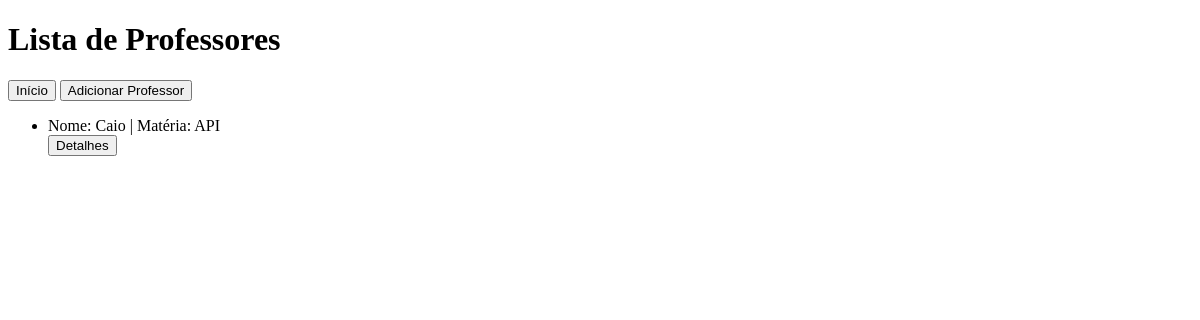
The app's page /professores, older data.
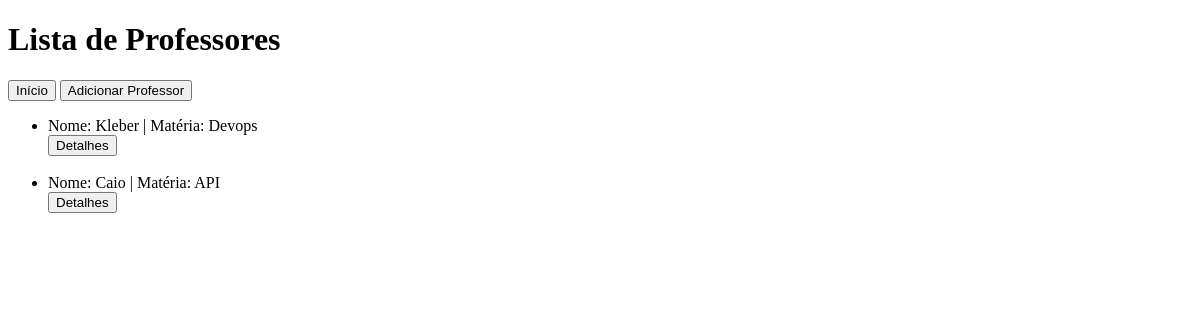
The same page, newer data.
### professor/dbProfessor.py (models this page shows, shortened)
class Professor(db.Model):
    id = db.Column(db.Integer, primary_key=True)
    nome = db.Column(db.String(100))
    idade = db.Column(db.Integer)
    materia = db.Column(db.String(100))
    observacoes = db.Column(db.String(300))
    def to_dict(self):
        return {
            'id': self.id,
            'nome': self.nome,
            'idade': self.idade,
            'materia': self.materia,
            'observacoes': self.observacoes
        }

### professor/controller.py (the view)
@professores_blueprint.route('/professores', methods=['GET'])
def getProfessor():
    professores = getListProfessor()
    return render_template('professores.html', professores=professores)

### professor/model.py (called while the page is built)
def getListProfessor():
    professores = Professor.query.all()
    return [professor.to_dict() for professor in professores]

### templates/professores.html (shortened to what this page needs)
<!DOCTYPE html>
<html lang="pt-BR">
<head>
</head>
<body>
    <h1>Lista de Professores</h1>
    <a href="{{url_for('professores.getIndex')}}"><button>Início</button></a>
    <a href="{{url_for('professores.adicionarProfessorPage')}}"><button>Adicionar Professor</button></a>
    <ul>
        {% for professor in professores %}
             <li>Nome: {{professor.nome}} | Matéria: {{professor.materia}}</li>
             <a href="{{url_for('professores.buscarProfessor', idProfessor=professor.id)}}"><button>Detalhes</button></a>
             <br><br>
        {% endfor %}
    </ul>
</body>
</html>

Row changes from the older to the newer data that the page shows:
added Professor: nome "Kleber", materia "Devops"
